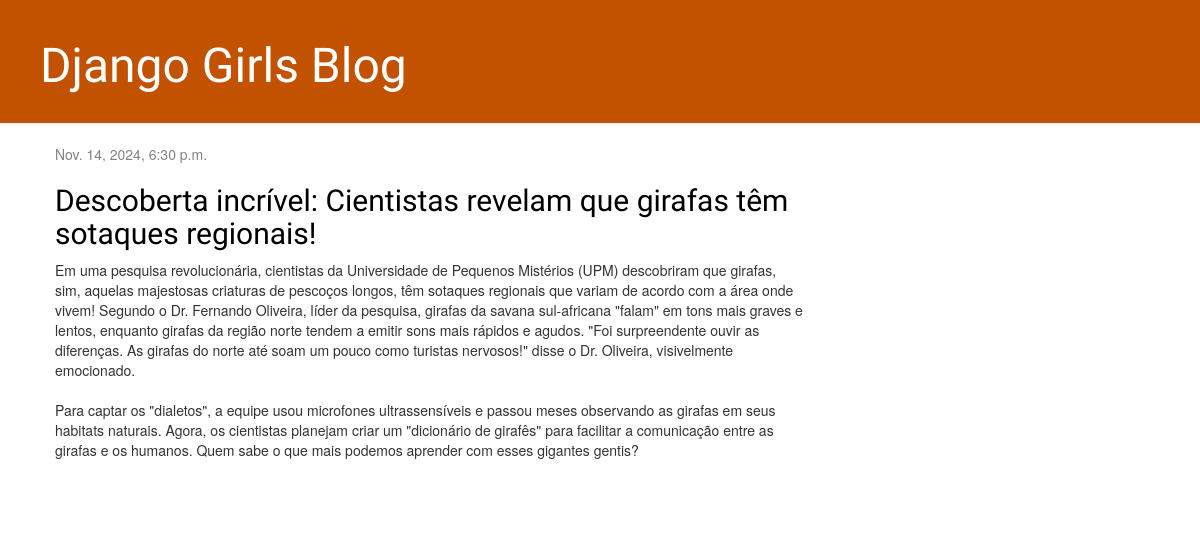
The app's page /, older data.
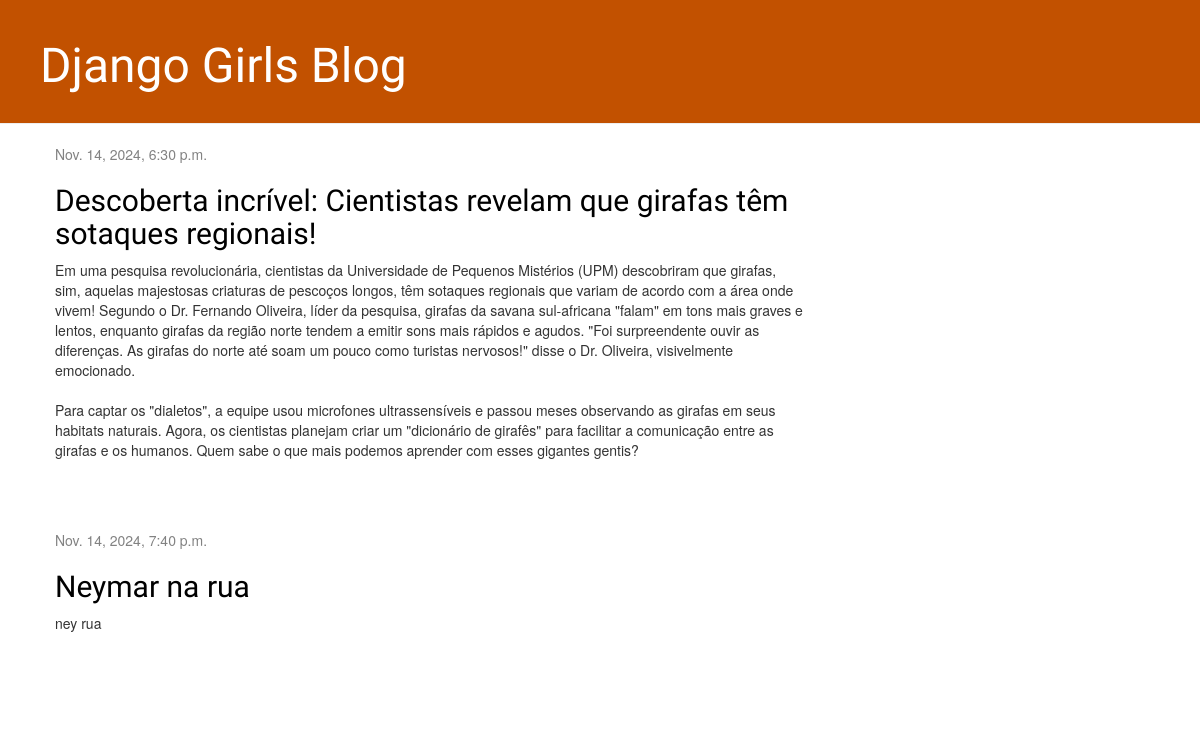
The same page, newer data.
### blog/models.py (models this page shows, shortened)
class Post(models.Model):
    author = models.ForeignKey(settings.AUTH_USER_MODEL, on_delete=models.CASCADE)
    title = models.CharField(max_length=200)
    text = models.TextField()
    created_date = models.DateTimeField(default=timezone.now)
    published_date = models.DateTimeField(blank=True, null=True)

### blog/views.py (the view)
# urls.py: path('', views.post_list, name='post_list'),
def post_list(request):
    posts = Post.objects.filter(published_date__lte=timezone.now()).order_by('published_date')
    return render(request, 'blog/post_list.html', {'posts': posts})

### blog/templates/blog/post_list.html
{% extends 'blog/base.html' %}
{% block content %}
    {% for post in posts %}
        <div class="post">
            <div class="date">
                {{ post.published_date }}
            </div>
            <h2><a href="{% url 'post_detail' pk=post.pk %}">{{ post.title }}</a></h2>
            <p>{{ post.text|linebreaksbr }}</p>
        </div>
    {% endfor %}
{% endblock %}

### blog/templates/blog/base.html (shortened to what this page needs)
{% load static %}
<html>
    <head>
        <link rel="stylesheet" href="//maxcdn.bootstrapcdn.com/bootstrap/3.2.0/css/bootstrap.min.css">
        <link rel="stylesheet" href="//maxcdn.bootstrapcdn.com/bootstrap/3.2.0/css/bootstrap-theme.min.css">
        <link rel="stylesheet" href="{% static 'css/blog.css' %}">
    </head>
    <body>
        <div class="page-header">
            <h1><a href="/">Django Girls Blog</a></h1>
        </div>
        <div class="content container">
            <div class="row">
                <div class="col-md-8">
                    {% block content %}
                    {% endblock %}
                </div>
            </div>
        </div>
    </body>
</html>

### blog/static/css/blog.css (style rules this page uses)
h1 a, h2 a { color: #C25100; font-family: 'Lobster'; }
.page-header { background-color: #C25100; margin-top: 0; padding: 20px 20px 20px 40px; }
.page-header h1, .page-header h1 a, .page-header h1 a:visited, .page-header h1 a:active { color: #ffffff; font-size: 36pt; text-decoration: none; }
.content { margin-left: 40px; }
h1, h2, h3, h4 { font-family: 'Lobster', cursive; }
.date { color: #828282; }
.post { margin-bottom: 70px; }
.post h2 a, .post h2 a:visited { color: #000000; }

Row changes from the older to the newer data that the page shows:
added Post: published_date "Nov. 14, 2024, 7:40 p.m.", title "Neymar na rua", text "ney rua"
